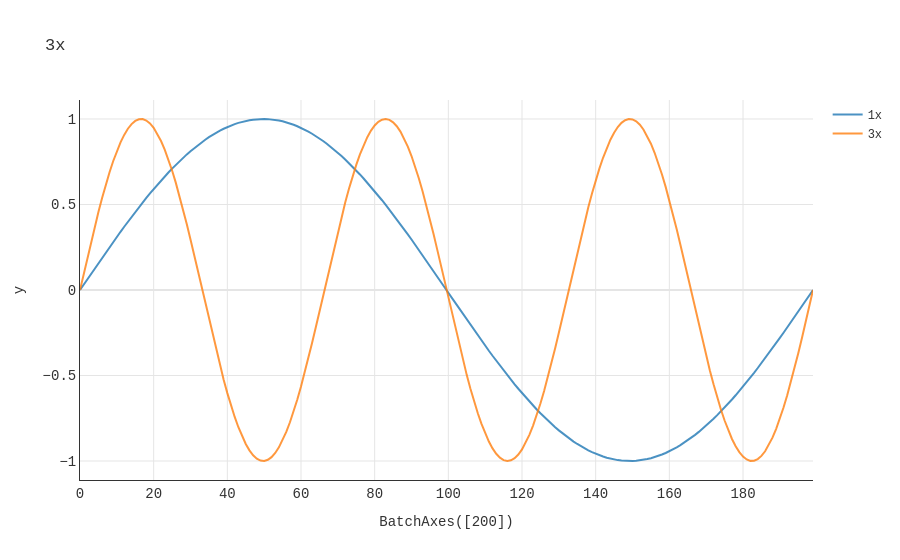

Source (notebook cell):
### Code cell
# Overlay: several plots sharing one cell, one set of axes
wave_1 = line_plot(1.0, title="1x")
wave_2 = line_plot(3.0, title="3x")

Figure(Overlay(wave_1, wave_2)).show()

### Figure 1 — Plotly figure (JSON) as saved in the notebook; plotly's stock layout.template omitted (floating-point values rounded to 4 significant figures; data arrays with more than 128 entries replaced by an {"elided": "..."} marker saying what was removed)
{"data": [{"line": {"color": "#1f77b4", "width": 2}, "mode": "lines", "name": "1x", "opacity": 0.8, "type": "scatter", "x": {"elided": "200 int values"}, "y": {"elided": "200 float values"}}, {"line": {"color": "#ff7f0e", "width": 2}, "mode": "lines", "name": "3x", "opacity": 0.8, "type": "scatter", "x": {"elided": "200 int values"}, "y": {"elided": "200 float values"}}], "layout": {"font": {"color": "#333333", "family": "Courier New", "size": 12}, "paper_bgcolor": "white", "plot_bgcolor": "white", "scene": {"bgcolor": "white", "xaxis": {"backgroundcolor": "white", "gridcolor": "#e5e5e5", "linecolor": "#333333", "showbackground": true, "showgrid": true, "tickfont": {"color": "#333333", "size": 14}, "title": {"font": {"color": "#333333", "size": 14}}, "zerolinecolor": "#e5e5e5"}, "yaxis": {"backgroundcolor": "white", "gridcolor": "#e5e5e5", "linecolor": "#333333", "showbackground": true, "showgrid": true, "tickfont": {"color": "#333333", "size": 14}, "title": {"font": {"color": "#333333", "size": 14}}, "zerolinecolor": "#e5e5e5"}, "zaxis": {"backgroundcolor": "white", "gridcolor": "#e5e5e5", "linecolor": "#333333", "showbackground": true, "showgrid": true, "tickfont": {"color": "#333333", "size": 14}, "title": {"font": {"color": "#333333", "size": 14}}, "zerolinecolor": "#e5e5e5"}}, "showlegend": true, "title": {"text": "3x"}, "uirevision": true, "xaxis": {"gridcolor": "#e5e5e5", "linecolor": "#333333", "showgrid": true, "tickfont": {"color": "#333333", "size": 14}, "title": {"text": "BatchAxes([200])"}, "type": "linear", "zerolinecolor": "#e5e5e5"}, "yaxis": {"gridcolor": "#e5e5e5", "linecolor": "#333333", "showgrid": true, "tickfont": {"color": "#333333", "size": 14}, "title": {"text": "y"}, "type": "linear", "zerolinecolor": "#e5e5e5"}}}
